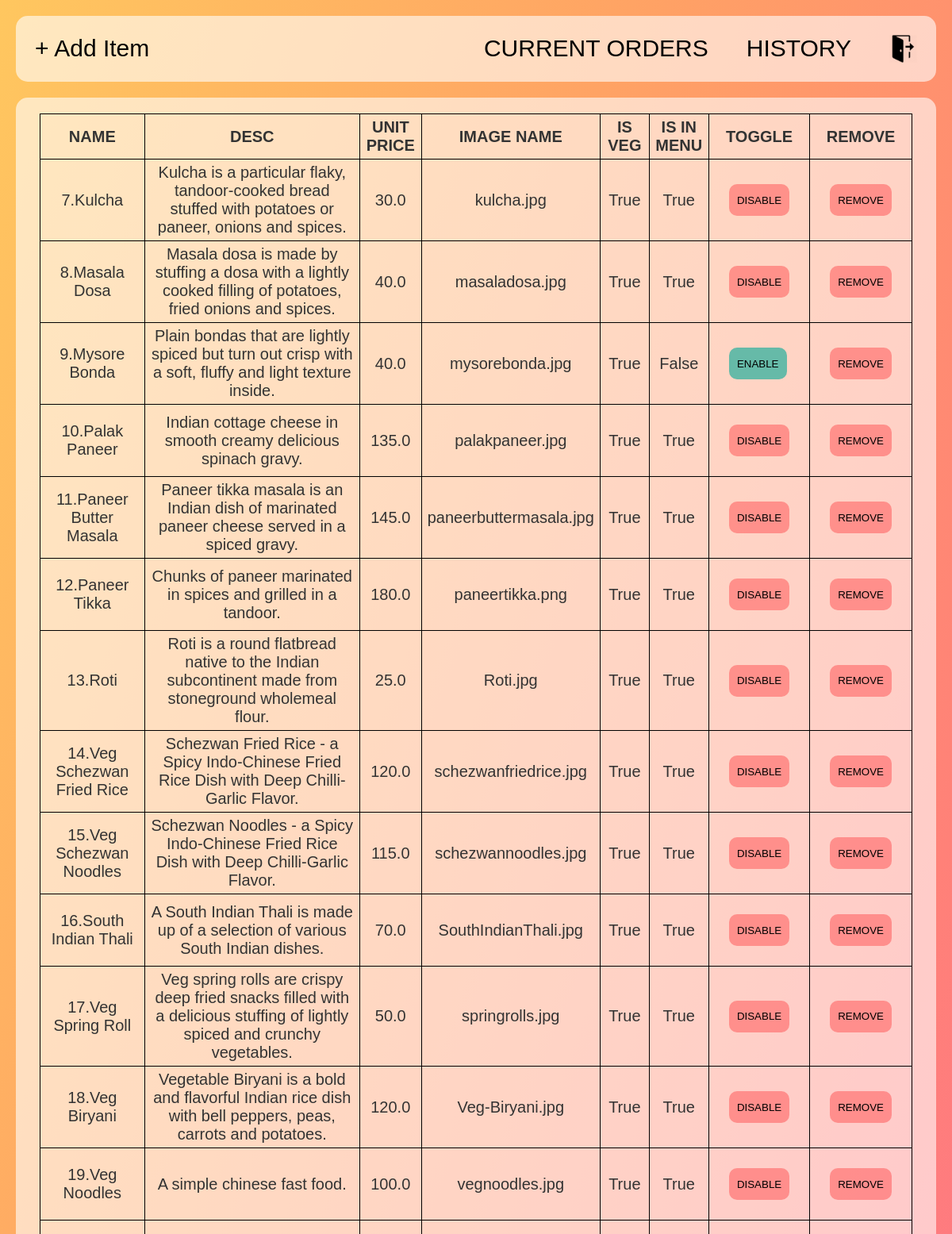
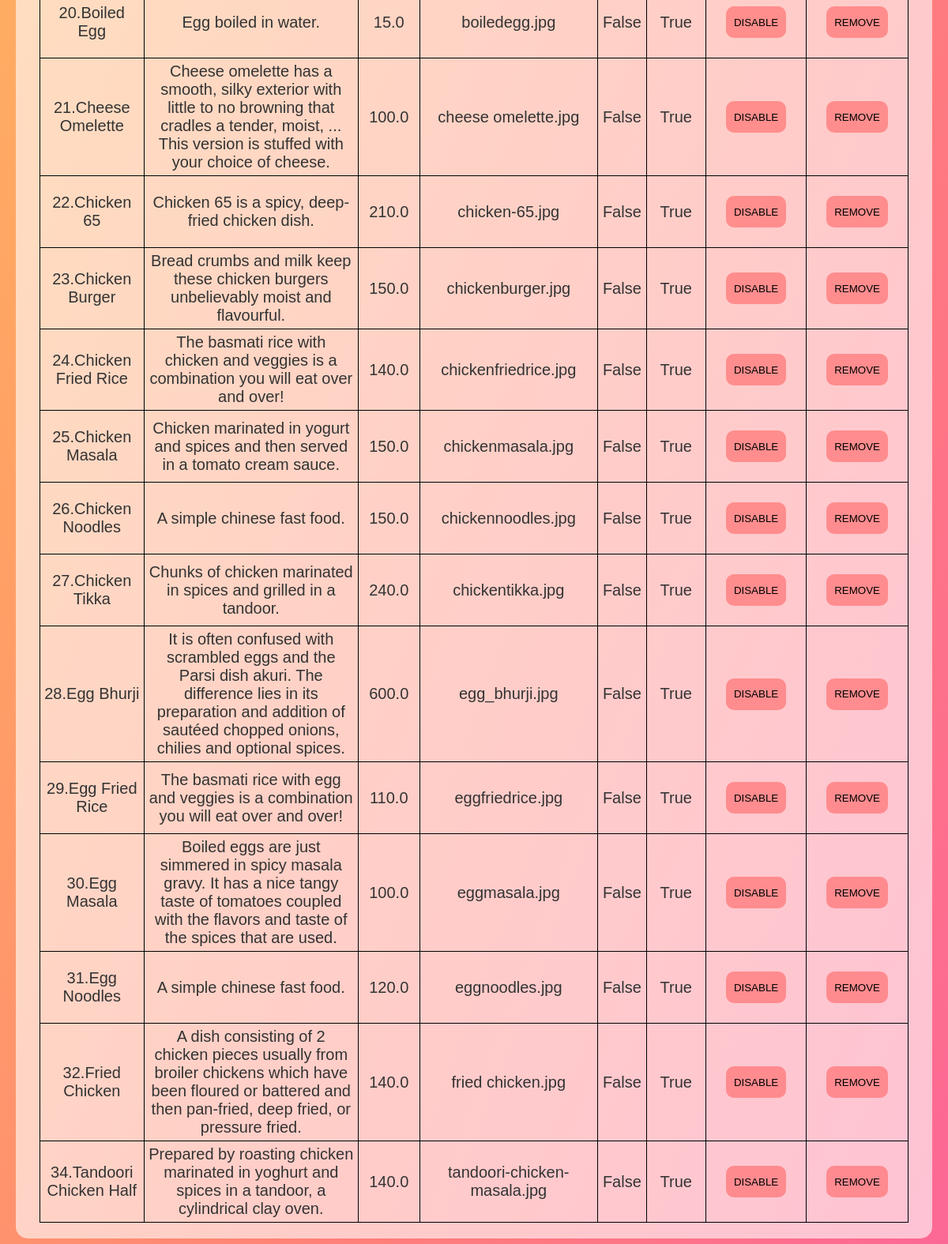
The page /showMenuItems/ (signed in) on the database its author committed (2 pictures, top to bottom).
### customer/models.py (models this page shows, shortened)
class Menu(models.Model):
	itemNum = models.AutoField(primary_key=True)
	itemName = models.CharField(max_length=30,unique=True)
	itemDesc = models.TextField(default="description")
	itemUnitPrice = models.FloatField(default=0)
	itemImageName = models.CharField(max_length=50)
	isEnabled = models.BooleanField(default=True)
	isVeg = models.BooleanField(default=True)

### SmartOrder/views.py (the view)
# urls.py: path('showMenuItems/',Rviews.showMenuItems,name="showMenuItems"),
@login_required(login_url='managerLogin')
def showMenuItems(request):
	m = Menu.objects.all()
	return render(request,"showMenuItems.html",{'menu':m})

### templates/showMenuItems.html (shortened to what this page needs)
{%extends "restBase.html" %}
{%block body %}
<div class="navbar">
	{%load static%}
	<form method="GET" action="{% url 'managerLogout' %}">
		<button class="navButton" type="submit">
		<img src="{% static 'Images/logout.png' %}" class="image" alt="LOGOUT" align="left">
		</button>
	</form>
	<form method="GET" action="{% url 'showHistory' %}">
		<input class="navButton" type="submit" name="backup" value="HISTORY">
	</form>
	<form method="GET" action="{% url 'currentOrderList' %}">
		<input class="navButton" type="submit" name="backup" value="CURRENT ORDERS">
	</form>
	<form method="GET" action="{%url 'addItemPrompt'%}" style="float: left;">
		<input  class="navButton" type="submit" name="submit" value="&#43; Add Item">
	</form>
</div>
<div class="outerContainer" id="{{order.orderNum}}">
  			<table class="table">
  				<tr>
			    <th>NAME</th>
			    <th>DESC</th>
			    <th>UNIT PRICE</th>
			    <th>IMAGE NAME</th>
			    <th>IS VEG</th>
			    <th>IS IN MENU</th>
			    <th>TOGGLE</th>
				<th>REMOVE</th>
			</tr>
			{%for order in menu%}
				<tr>
					<td>{{order.itemNum}}.{{order.itemName}}</td>
					<td>{{order.itemDesc}}</td>
					<td>{{order.itemUnitPrice}}</td>
					<td>{{order.itemImageName}}</td>
					<td>{{order.isVeg}}</td>
					<td>{{order.isEnabled}}</td>
					<td>
					{%if order.isEnabled == True %}
					<form method="GET" action="{%url 'toggleItem' order.itemNum %}">
						<input  class="completed" type="submit" name="submit" value="DISABLE">
					</form></td>
					{%else%}
					<form method="GET" action="{%url 'toggleItem' order.itemNum %}">
						<input  class="completed" style="background: #66baa8" type="submit" name="submit" value="ENABLE">
					</form></td>
					{%endif%}
					<td>
						<form method="GET" action="{%url 'removeItem' order.itemNum %}">
							<input  class="completed" type="submit" name="submit" value="REMOVE">
						</form>
					</td>
				</tr>
			{%endfor%}
		</table>
	</div>
{%endblock body%}

### templates/restBase.html (shortened to what this page needs)
<!DOCTYPE html>
<html>
<head>
</head>
<body>
{%block body %}
{%endblock body%}
</body>
</html>

### templates/restBase.html (style rules this page uses)
body { background-image: linear-gradient(to top left,#fc6895,#ff8178,#ffa364,#ffc75f); background-repeat: no-repeat; background-attachment: fixed; background-position: center; }
body { padding: 0; margin : 0px; font-family: Helvetica; }
table { width: 100%; color: #333; border-collapse:collapse; border-spacing: 0; }
td, th { border: 1px solid black; height: 30px;font-size: 20px;text-align: center; border-radius: 10px;padding:5px; }
.outerContainer { margin: 20px; padding: 20px 30px; background-color: rgba(255,255,255,0.6); border-radius :15px; }
.navbar { overflow: hidden; background-color: rgba(255,255,255,0.6); border-radius: 15px; margin: 20px; }
.navbar form { float: right; }
.navButton { float: left; font-size: 30px; color: black; text-align: center; padding: 20px 20px; text-decoration: none; border: none; margin: 4px; border-radius: 15px; background: rgba(255,255,255,0.0); }
.image { height: 35px; padding: 0px; }

### templates/showMenuItems.html (style rules this page uses)
.completed { display: block; text-align: center; height: 40px; margin: 20px; float: left; background: rgba(255,100,100,0.6); border: none; text-decoration: none; border-radius: 10px; padding: 10px; }

### rows shown on the page
Menu: itemNum "7", itemName "Kulcha", itemDesc "Kulcha is a particular flaky, tandoor-cooked bread stuffed with potatoes or paneer, onions and spices.", itemUnitPrice "30.0", itemImageName "kulcha.jpg", isVeg "True", isEnabled "True"
Menu: itemNum "8", itemName "Masala Dosa", itemDesc "Masala dosa is made by stuffing a dosa with a lightly cooked filling of potatoes, fried onions and spices.", itemUnitPrice "40.0", itemImageName "masaladosa.jpg", isVeg "True", isEnabled "True"
Menu: itemNum "9", itemName "Mysore Bonda", itemDesc "Plain bondas that are lightly spiced but turn out crisp with a soft, fluffy and light texture inside.", itemUnitPrice "40.0", itemImageName "mysorebonda.jpg", isVeg "True", isEnabled "False"
Menu: itemNum "10", itemName "Palak Paneer", itemDesc "Indian cottage cheese in smooth creamy delicious spinach gravy.", itemUnitPrice "135.0", itemImageName "palakpaneer.jpg", isVeg "True", isEnabled "True"
Menu: itemNum "11", itemName "Paneer Butter Masala", itemDesc "Paneer tikka masala is an Indian dish of marinated paneer cheese served in a spiced gravy.", itemUnitPrice "145.0", itemImageName "paneerbuttermasala.jpg", isVeg "True", isEnabled "True"
Menu: itemNum "12", itemName "Paneer Tikka", itemDesc "Chunks of paneer marinated in spices and grilled in a tandoor.", itemUnitPrice "180.0", itemImageName "paneertikka.png", isVeg "True", isEnabled "True"
Menu: itemNum "13", itemName "Roti", itemDesc "Roti is a round flatbread native to the Indian subcontinent made from stoneground wholemeal flour.", itemUnitPrice "25.0", itemImageName "Roti.jpg", isVeg "True", isEnabled "True"
Menu: itemNum "14", itemName "Veg Schezwan Fried Rice", itemDesc "Schezwan Fried Rice - a Spicy Indo-Chinese Fried Rice Dish with Deep Chilli-Garlic Flavor.", itemUnitPrice "120.0", itemImageName "schezwanfriedrice.jpg", isVeg "True", isEnabled "True"
Menu: itemNum "15", itemName "Veg Schezwan Noodles", itemDesc "Schezwan Noodles - a Spicy Indo-Chinese Fried Rice Dish with Deep Chilli-Garlic Flavor.", itemUnitPrice "115.0", itemImageName "schezwannoodles.jpg", isVeg "True", isEnabled "True"
Menu: itemNum "16", itemName "South Indian Thali", itemDesc "A South Indian Thali is made up of a selection of various South Indian dishes.", itemUnitPrice "70.0", itemImageName "SouthIndianThali.jpg", isVeg "True", isEnabled "True"
Menu: itemNum "17", itemName "Veg Spring Roll", itemDesc "Veg spring rolls are crispy deep fried snacks filled with a delicious stuffing of lightly spiced and crunchy vegetables.", itemUnitPrice "50.0", itemImageName "springrolls.jpg", isVeg "True", isEnabled "True"
Menu: itemNum "18", itemName "Veg Biryani", itemDesc "Vegetable Biryani is a bold and flavorful Indian rice dish with bell peppers, peas, carrots and potatoes.", itemUnitPrice "120.0", itemImageName "Veg-Biryani.jpg", isVeg "True", isEnabled "True"
Menu: itemNum "19", itemName "Veg Noodles", itemDesc "A simple chinese fast food.", itemUnitPrice "100.0", itemImageName "vegnoodles.jpg", isVeg "True", isEnabled "True"
Menu: itemNum "20", itemName "Boiled Egg", itemDesc "Egg boiled in water.", itemUnitPrice "15.0", itemImageName "boiledegg.jpg", isVeg "False", isEnabled "True"
Menu: itemNum "21", itemName "Cheese Omelette", itemDesc "Cheese omelette has a smooth, silky exterior with little to no browning that cradles a tender, moist, ... This version is stuffed with your choice of cheese.", itemUnitPrice "100.0", itemImageName "cheese omelette.jpg", isVeg "False", isEnabled "True"
Menu: itemNum "22", itemName "Chicken 65", itemDesc "Chicken 65 is a spicy, deep-fried chicken dish.", itemUnitPrice "210.0", itemImageName "chicken-65.jpg", isVeg "False", isEnabled "True"
Menu: itemNum "23", itemName "Chicken Burger", itemDesc "Bread crumbs and milk keep these chicken burgers unbelievably moist and flavourful.", itemUnitPrice "150.0", itemImageName "chickenburger.jpg", isVeg "False", isEnabled "True"
Menu: itemNum "24", itemName "Chicken Fried Rice", itemDesc "The basmati rice with chicken and veggies is a combination you will eat over and over!", itemUnitPrice "140.0", itemImageName "chickenfriedrice.jpg", isVeg "False", isEnabled "True"
Menu: itemNum "25", itemName "Chicken Masala", itemDesc "Chicken marinated in yogurt and spices and then served in a tomato cream sauce.", itemUnitPrice "150.0", itemImageName "chickenmasala.jpg", isVeg "False", isEnabled "True"
Menu: itemNum "26", itemName "Chicken Noodles", itemDesc "A simple chinese fast food.", itemUnitPrice "150.0", itemImageName "chickennoodles.jpg", isVeg "False", isEnabled "True"
Menu: itemNum "27", itemName "Chicken Tikka", itemDesc "Chunks of chicken marinated in spices and grilled in a tandoor.", itemUnitPrice "240.0", itemImageName "chickentikka.jpg", isVeg "False", isEnabled "True"
Menu: itemNum "28", itemName "Egg Bhurji", itemDesc "It is often confused with scrambled eggs and the Parsi dish akuri. The difference lies in its preparation and addition of sautéed chopped onions, chilies and optional spices.", itemUnitPrice "600.0", itemImageName "egg_bhurji.jpg", isVeg "False", isEnabled "True"
Menu: itemNum "29", itemName "Egg Fried Rice", itemDesc "The basmati rice with egg and veggies is a combination you will eat over and over!", itemUnitPrice "110.0", itemImageName "eggfriedrice.jpg", isVeg "False", isEnabled "True"
Menu: itemNum "30", itemName "Egg Masala", itemDesc "Boiled eggs are just simmered in spicy masala gravy. It has a nice tangy taste of tomatoes coupled with the flavors and taste of the spices that are used.", itemUnitPrice "100.0", itemImageName "eggmasala.jpg", isVeg "False", isEnabled "True"
Menu: itemNum "31", itemName "Egg Noodles", itemDesc "A simple chinese fast food.", itemUnitPrice "120.0", itemImageName "eggnoodles.jpg", isVeg "False", isEnabled "True"
Menu: itemNum "32", itemName "Fried Chicken", itemDesc "A dish consisting of 2 chicken pieces usually from broiler chickens which have been floured or battered and then pan-fried, deep fried, or pressure fried.", itemUnitPrice "140.0", itemImageName "fried chicken.jpg", isVeg "False", isEnabled "True"
Menu: itemNum "34", itemName "Tandoori Chicken Half", itemDesc "Prepared by roasting chicken marinated in yoghurt and spices in a tandoor, a cylindrical clay oven.", itemUnitPrice "140.0", itemImageName "tandoori-chicken-masala.jpg", isVeg "False", isEnabled "True"
